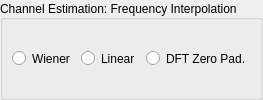
         <widget class="QGroupBox" name="ButtonGroupChanEstFreqInt">
          <property name="sizePolicy">
           <sizepolicy hsizetype="Minimum" vsizetype="Minimum">
            <horstretch>0</horstretch>
            <verstretch>0</verstretch>
           </sizepolicy>
          </property>
          <property name="title">
           <string>Channel Estimation: Frequency Interpolation</string>
          </property>
          <property name="alignment">
           <set>Qt::AlignLeading|Qt::AlignLeft|Qt::AlignVCenter</set>
          </property>
          <layout class="QHBoxLayout" name="_19">
           <property name="spacing">
            <number>6</number>
           </property>
           <property name="leftMargin">
            <number>9</number>
           </property>
           <property name="topMargin">
            <number>9</number>
           </property>
           <property name="rightMargin">
            <number>9</number>
           </property>
           <property name="bottomMargin">
            <number>9</number>
           </property>
           <item>
            <widget class="QRadioButton" name="RadioButtonFreqWiener">
             <property name="sizePolicy">
              <sizepolicy hsizetype="Minimum" vsizetype="Minimum">
               <horstretch>0</horstretch>
               <verstretch>0</verstretch>
              </sizepolicy>
             </property>
             <property name="text">
              <string>Wiener</string>
             </property>
            </widget>
           </item>
           <item>
            <widget class="QRadioButton" name="RadioButtonFreqLinear">
             <property name="sizePolicy">
              <sizepolicy hsizetype="Minimum" vsizetype="Minimum">
               <horstretch>0</horstretch>
               <verstretch>0</verstretch>
              </sizepolicy>
             </property>
             <property name="text">
              <string>Linear</string>
             </property>
            </widget>
           </item>
           <item>
            <widget class="QRadioButton" name="RadioButtonFreqDFT">
             <property name="sizePolicy">
              <sizepolicy hsizetype="Minimum" vsizetype="Minimum">
               <horstretch>0</horstretch>
               <verstretch>0</verstretch>
              </sizepolicy>
             </property>
             <property name="text">
              <string>DFT Zero Pad.</string>
             </property>
            </widget>
           </item>
          </layout>
         </widget>
